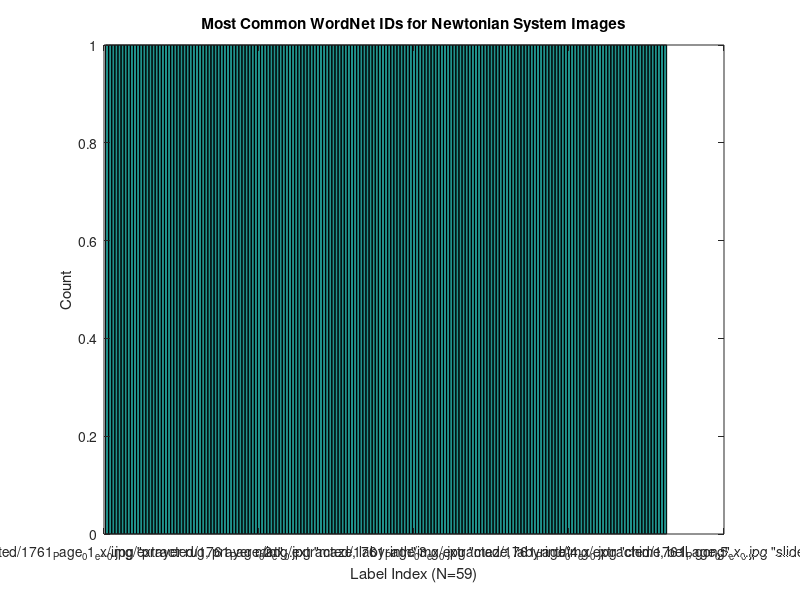
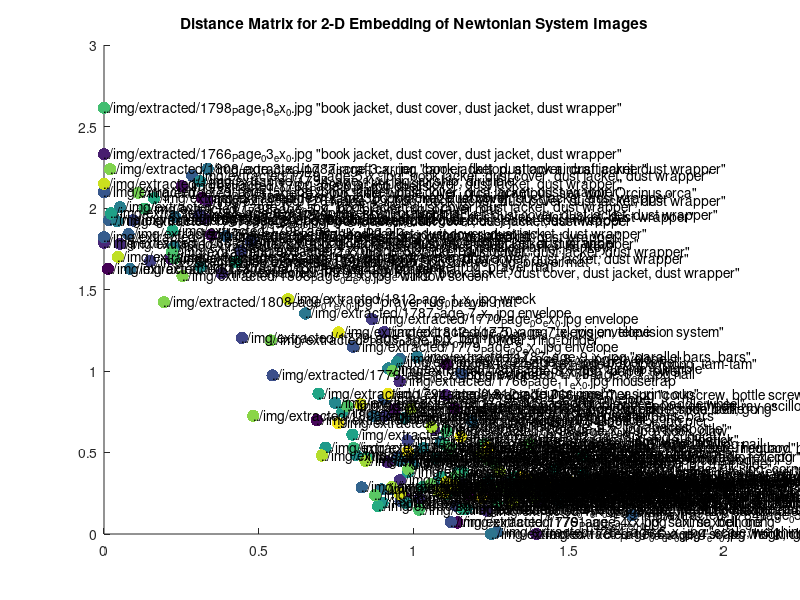

MATLAB code for these plots, in order:
M = csvread('ID-to-embedding.csv');
[L,delimiter] = importdata('filepath-to-synset.csv');


% https://gist.github.com/maraoz/388eddec39d60c6d52d4

% Truncate data since we are missing a few WordNet labels
M = M(1:size(L,1),:);

% Convert the labels to a histogram based on unique counts--what are most
% popular?
[idx,label,GL] = grp2idx(L);
figure; hist(idx,unique(idx));
set(gca,'xTickLabel',label); title('Most Common WordNet IDs for Newtonian System Images');
xlabel('Label Index (N=59)');ylabel('Count');
print('telescope-histogram.png','-dpng');

% Color the pairwise distances plot by the 59 labels
figure; scatter(M(:,1),M(:,2),80,idx,'filled');
text(M(:,1),M(:,2),L);
title('Distance Matrix for 2-D Embedding of Newtonian System Images');
print('telescope-distances.png','-dpng');

% Get the top 10 wordNet clusters
top = sortrows(tabulate(idx),-2);
label(top(1:10,1))
